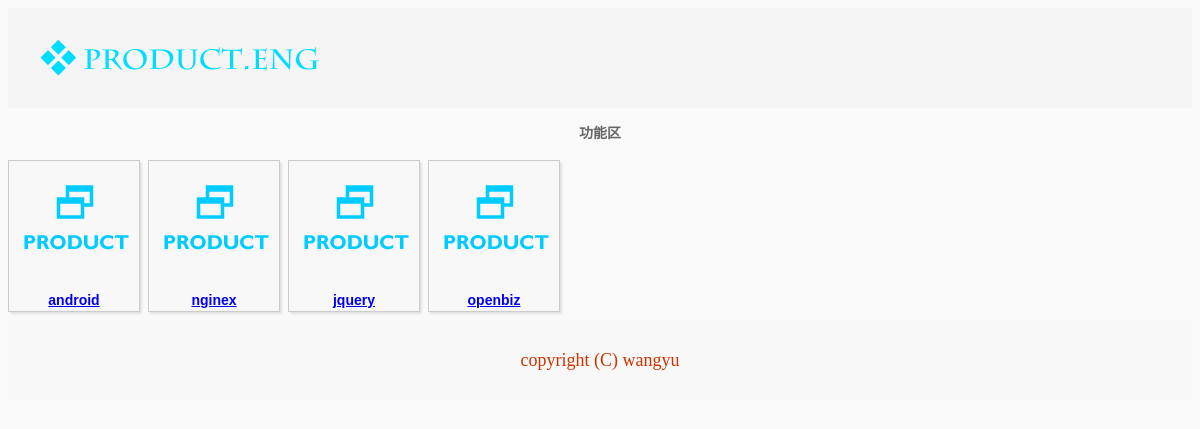
/business/product/product_manage_list.php (signed in), run on the app's committed database.
### tables this page shows
create table product_base
(
    id int auto_increment primary key,
    product_name char(32) not null,
    create_user_id int not null,
    create_date datetime not null,
    manage_group_id int not null,
    develop_group_id int not null,
    flags int not null,
    picture varchar(32),
    description varchar(32),
    index (product_name)
);

### business/product/product_base_tab.php (the view, shortened to what this page needs)
<?php
class product_base_tab
{
	public function get_manage_record($usr_id, $from, $to)
	{
		$sql  = "select * from product_base where $usr_id = 1 or ";
		$sql .= " manage_group_id in (select group_id from group_user where user_id = $usr_id)";
		$sql .= " limit $from, $to";
		$ret = mysql_query($sql);
		return $ret;
	}
}
class product_view
{
	public function show($row)
	{
		echo "
		<div class=\"thumbnail_box\">
			<a href=\"../version/version_list.php?product_id={$row['id']}\">
				<img class=\"thumbnail_picture\" src=\"../../images/product.png\">
				<p class=\"thumbnail_desc\" align=\"center\">{$row['product_name']}</p>
			</a>
		</div>
		";
	}
}
?>

### business/product/product_manage_list.php (shortened to what this page needs)
<?php
require_once("product_base_tab.php");
?>
<html>
<head>
<link href="../../css/basic.css" rel="stylesheet" type="text/css">
</head>
<body>
	<div class="banner">
		<img src="../../images/banner.png">
	</div>
	<div class="delimeter_block" align="center">功能区</div>
	<?php
	$tab = new product_base_tab();
	$view = new product_view();
	$tab->init();
	$ret = $tab->get_manage_record($_SESSION["userid"], 0, 10000);
	while($row = mysql_fetch_array($ret))
	{
		$view->show($row);
	}
	?>
	<div class="footer" align="center">
		<p> copyright (C) wangyu </p>
	</div>
</body>
</html>

### css/basic.css (style rules this page uses)
body { background-color:#FAFAFA; font-family: Helvetica, sans-serif; }
.banner { background-color:#F5F5F5; width:100%; height:auto; display:block; float:left; }
.footer { display:block; float:left; background-color:#F8F8F8; width:100%; padding:12 0 12 0; color:#CC3300; font-family:"Gill Sans MT Pro Book"; font-size:18px; }
.thumbnail_box { display:inline; float:left; background-color:#F8F8F8; border-color:#CCCCCC; border-style:solid; border-width:1; width:auto; height:auto; color:#999999; padding:1 1 1 1; margin:8 8 8 0; box-shadow: 2px 2px 2px rgba(0,0,0,0.1); }
.thumbnail_picture { width:128; height:128; }
.thumbnail_desc { margin:2 2 2 2; font-size:14px; font-family:Helvetica, Arial, sans-serif; font-weight:bold; }
.delimeter_block { display:block; float:left; width:100%; height:auto; padding:10 0 10 0; margin:4 0 0 0 ; background-color:#F9F9F9; color:#666666; font-size:14px; font-weight:bold; }

### data on the page
product_base: product_name "android"
product_base: product_name "nginex"
product_base: product_name "jquery"
product_base: product_name "openbiz"
